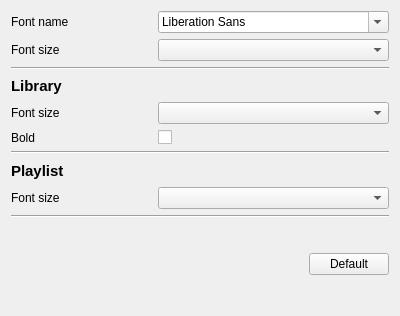
<?xml version="1.0" encoding="UTF-8"?>
<ui version="4.0">
 <class>GUI_FontConfig</class>
 <widget class="QWidget" name="GUI_FontConfig">
  <property name="geometry">
   <rect>
    <x>0</x>
    <y>0</y>
    <width>400</width>
    <height>316</height>
   </rect>
  </property>
  <layout class="QGridLayout" name="gridLayout">
   <item row="8" column="0">
    <widget class="QLabel" name="label_7">
     <property name="text">
      <string>Bold</string>
     </property>
    </widget>
   </item>
   <item row="7" column="1">
    <widget class="SayonaraComboBox" name="combo_lib_size"/>
   </item>
   <item row="10" column="0">
    <widget class="QLabel" name="lab_playlist">
     <property name="font">
      <font>
       <pointsize>11</pointsize>
       <weight>75</weight>
       <bold>true</bold>
      </font>
     </property>
     <property name="text">
      <string notr="true">Playlist</string>
     </property>
    </widget>
   </item>
   <item row="5" column="0">
    <widget class="QLabel" name="lab_library">
     <property name="font">
      <font>
       <pointsize>11</pointsize>
       <weight>75</weight>
       <bold>true</bold>
      </font>
     </property>
     <property name="text">
      <string notr="true">Library</string>
     </property>
    </widget>
   </item>
   <item row="11" column="1">
    <widget class="SayonaraComboBox" name="combo_pl_size"/>
   </item>
   <item row="7" column="0">
    <widget class="QLabel" name="label_5">
     <property name="text">
      <string>Font size</string>
     </property>
    </widget>
   </item>
   <item row="1" column="0">
    <widget class="QLabel" name="label">
     <property name="text">
      <string>Font size</string>
     </property>
    </widget>
   </item>
   <item row="8" column="1">
    <widget class="QCheckBox" name="cb_lib_bold">
     <property name="text">
      <string/>
     </property>
    </widget>
   </item>
   <item row="9" column="0" colspan="2">
    <widget class="Line" name="line_2">
     <property name="orientation">
      <enum>Qt::Horizontal</enum>
     </property>
    </widget>
   </item>
   <item row="12" column="0" colspan="2">
    <widget class="Line" name="line_4">
     <property name="orientation">
      <enum>Qt::Horizontal</enum>
     </property>
    </widget>
   </item>
   <item row="11" column="0">
    <widget class="QLabel" name="label_6">
     <property name="text">
      <string>Font size</string>
     </property>
    </widget>
   </item>
   <item row="0" column="0">
    <widget class="QLabel" name="label_2">
     <property name="text">
      <string>Font name</string>
     </property>
    </widget>
   </item>
   <item row="13" column="0" rowspan="4" colspan="2">
    <layout class="QHBoxLayout" name="horizontalLayout">
     <item>
      <spacer name="horizontalSpacer">
       <property name="orientation">
        <enum>Qt::Horizontal</enum>
       </property>
       <property name="sizeHint" stdset="0">
        <size>
         <width>40</width>
         <height>20</height>
        </size>
       </property>
      </spacer>
     </item>
     <item>
      <widget class="QPushButton" name="btn_default">
       <property name="text">
        <string notr="true">Default</string>
       </property>
      </widget>
     </item>
    </layout>
   </item>
   <item row="2" column="0" colspan="2">
    <widget class="Line" name="line_3">
     <property name="orientation">
      <enum>Qt::Horizontal</enum>
     </property>
    </widget>
   </item>
   <item row="1" column="1">
    <widget class="SayonaraComboBox" name="combo_sizes"/>
   </item>
   <item row="0" column="1">
    <widget class="QFontComboBox" name="combo_fonts"/>
   </item>
  </layout>
 </widget>
 <customwidgets>
  <customwidget>
   <class>SayonaraComboBox</class>
   <extends>QComboBox</extends>
   <header>GUI/Helper/SayonaraWidget/SayonaraComboBox.h</header>
  </customwidget>
 </customwidgets>
 <resources/>
 <connections/>
</ui>
